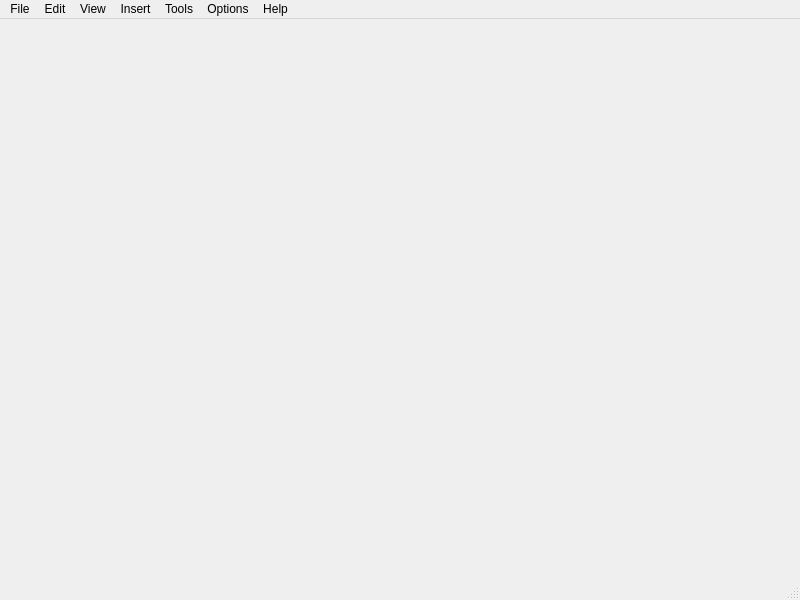
<?xml version="1.0" encoding="UTF-8"?>
<ui version="4.0">
 <class>MainWindow</class>
 <widget class="QMainWindow" name="MainWindow">
  <property name="geometry">
   <rect>
    <x>0</x>
    <y>0</y>
    <width>800</width>
    <height>600</height>
   </rect>
  </property>
  <property name="windowTitle">
   <string>MainWindow</string>
  </property>
  <widget class="QWidget" name="centralwidget"/>
  <widget class="QMenuBar" name="menubar">
   <property name="geometry">
    <rect>
     <x>0</x>
     <y>0</y>
     <width>800</width>
     <height>25</height>
    </rect>
   </property>
   <widget class="QMenu" name="menuFile">
    <property name="title">
     <string>File</string>
    </property>
    <addaction name="actionOpen"/>
    <addaction name="actionNew_File"/>
    <addaction name="separator"/>
    <addaction name="actionSave"/>
    <addaction name="actionSave_as"/>
    <addaction name="separator"/>
    <addaction name="actionSend_File"/>
    <addaction name="separator"/>
    <addaction name="actionRevert"/>
    <addaction name="actionClose"/>
    <addaction name="separator"/>
    <addaction name="actionProperties"/>
    <addaction name="actionPrint"/>
    <addaction name="actionView_all_recent_files"/>
   </widget>
   <widget class="QMenu" name="menuEdit">
    <property name="title">
     <string>Edit</string>
    </property>
    <addaction name="actionUndo"/>
    <addaction name="actionRedo"/>
    <addaction name="separator"/>
    <addaction name="actionCut"/>
    <addaction name="actionCopy"/>
    <addaction name="actionPaste"/>
    <addaction name="actionRemove"/>
    <addaction name="actionDelete"/>
    <addaction name="separator"/>
    <addaction name="actionSelect_All"/>
    <addaction name="separator"/>
    <addaction name="actionAdvance"/>
   </widget>
   <widget class="QMenu" name="menuView">
    <property name="title">
     <string>View</string>
    </property>
   </widget>
   <widget class="QMenu" name="menuInsert">
    <property name="title">
     <string>Insert</string>
    </property>
   </widget>
   <widget class="QMenu" name="menuTools">
    <property name="title">
     <string>Tools</string>
    </property>
   </widget>
   <widget class="QMenu" name="menuOptions">
    <property name="title">
     <string>Options</string>
    </property>
   </widget>
   <widget class="QMenu" name="menuHelp">
    <property name="title">
     <string>Help</string>
    </property>
   </widget>
   <addaction name="menuFile"/>
   <addaction name="menuEdit"/>
   <addaction name="menuView"/>
   <addaction name="menuInsert"/>
   <addaction name="menuTools"/>
   <addaction name="menuOptions"/>
   <addaction name="menuHelp"/>
  </widget>
  <widget class="QStatusBar" name="statusbar"/>
  <action name="actionOpen">
   <property name="text">
    <string>Open</string>
   </property>
   <property name="shortcut">
    <string>Ctrl+O</string>
   </property>
  </action>
  <action name="actionNew_File">
   <property name="text">
    <string>New File</string>
   </property>
  </action>
  <action name="actionSave">
   <property name="text">
    <string>Save</string>
   </property>
  </action>
  <action name="actionSave_as">
   <property name="text">
    <string>Save as</string>
   </property>
  </action>
  <action name="actionSend_File">
   <property name="text">
    <string>Send File</string>
   </property>
  </action>
  <action name="actionRevert">
   <property name="text">
    <string>Revert</string>
   </property>
  </action>
  <action name="actionClose">
   <property name="text">
    <string>Close</string>
   </property>
  </action>
  <action name="actionProperties">
   <property name="text">
    <string>Properties</string>
   </property>
  </action>
  <action name="actionPrint">
   <property name="text">
    <string>Print</string>
   </property>
  </action>
  <action name="actionView_all_recent_files">
   <property name="text">
    <string>View all recent files</string>
   </property>
  </action>
  <action name="actionUndo">
   <property name="text">
    <string>Undo</string>
   </property>
  </action>
  <action name="actionRedo">
   <property name="text">
    <string>Redo</string>
   </property>
  </action>
  <action name="actionCut">
   <property name="text">
    <string>Cut</string>
   </property>
  </action>
  <action name="actionCopy">
   <property name="text">
    <string>Copy</string>
   </property>
  </action>
  <action name="actionPaste">
   <property name="text">
    <string>Paste</string>
   </property>
  </action>
  <action name="actionRemove">
   <property name="text">
    <string>Remove</string>
   </property>
  </action>
  <action name="actionDelete">
   <property name="text">
    <string>Delete</string>
   </property>
  </action>
  <action name="actionSelect_All">
   <property name="text">
    <string>Select All</string>
   </property>
  </action>
  <action name="actionAdvance">
   <property name="text">
    <string>Advance</string>
   </property>
  </action>
 </widget>
 <resources/>
 <connections/>
</ui>
